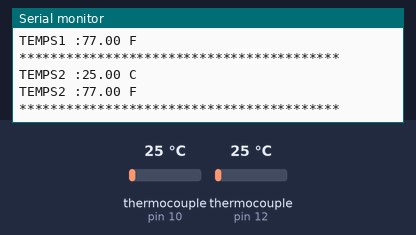
Recording of a sketch running on a simulated Arduino Uno, built with avr-gcc and run on an emulated ATmega328P. On the bench: the last lines printed to the serial monitor. The inputs (shaded band) are chosen by the test bench; at power-on: thermocouple (sensors on pin 10, pin 12) 25 °C.

Above: at 1.7 s.
1.8 s: thermocouple (sensor on pin 10) set to 6 °C
At 3.1 s:
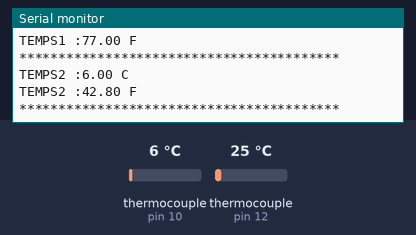
3.3 s: thermocouple (sensor on pin 12) set to 6 °C
4.8 s: thermocouple (sensor on pin 10) set to 75 °C
At 5.9 s:
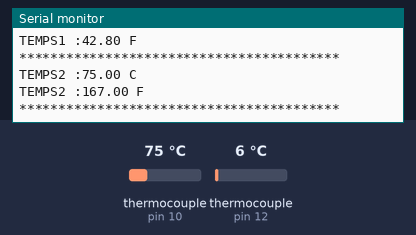
6.3 s: thermocouple (sensor on pin 12) set to 75 °C
Timing chart, 0 to 8.8 s (numbered marks = the images above; inputs shaded):
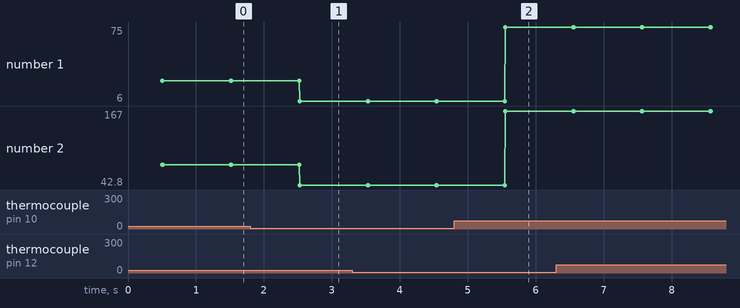

The sketch:

MAX6675.ino
```cpp
#include "max6675.h"

int SSO = 11;
int SCS1 = 12;
int SCS2 = 10;
int SSCK = 13;

MAX6675 S1(SSCK, SCS1, SSO);
MAX6675 S2(SSCK, SCS2, SSO);

void setup() {
  Serial.begin(115200);
  Serial.println("MAX6675");
  delay(500);
}

void loop() {

  Serial.println("TEMPS1 :" + String(S1.readCelsius()) + " C");
  Serial.println("TEMPS1 :" + String(S1.readFahrenheit()) + " F");
  Serial.println("*****************************************");
  Serial.println("TEMPS2 :" + String(S2.readCelsius()) + " C");
  Serial.println("TEMPS2 :" + String(S2.readFahrenheit()) + " F");
  Serial.println("*****************************************");
  delay(1000);
}
```

Measured:
- after the input at 1.8 s, the serial monitor: prints a new line after 0.72 s (image 1)
- after the input at 4.8 s, the serial monitor: prints a new line after 0.75 s (image 2)
- plotted number 1: 25 → 6 after the input at 1.8 s, 6 → 75 after the input at 4.8 s
- plotted number 2: 77 → 42.8 after the input at 1.8 s, 42.8 → 167 after the input at 4.8 s
